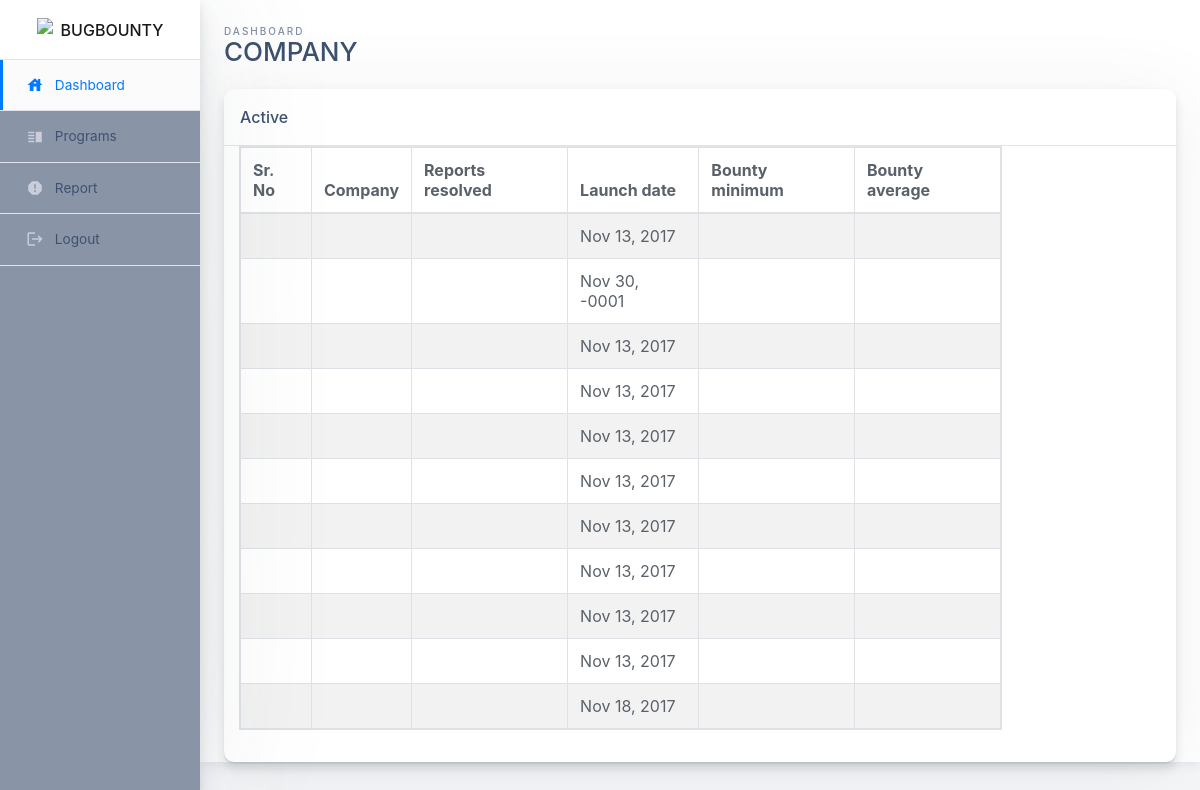
/comhome.php, run on the app's committed database.
### tables this page shows
CREATE TABLE `staff` (
  `emp_id` int(11) NOT NULL,
  `emp_name` varchar(100) NOT NULL,
  `staff_type_id` int(11) NOT NULL,
  `shift_id` int(11) NOT NULL,
  `id_card_type` int(11) NOT NULL,
  `id_card_no` varchar(20) NOT NULL,
  `address` varchar(100) NOT NULL,
  `contact_no` bigint(20) NOT NULL,
  `salary` bigint(20) NOT NULL,
  `joining_date` timestamp NOT NULL DEFAULT CURRENT_TIMESTAMP,
  `updated_at` timestamp NOT NULL DEFAULT CURRENT_TIMESTAMP ON UPDATE CURRENT_TIMESTAMP
);

### comhome.php (the view, shortened to what this page needs)
<?php
require 'ajax.php';
include_once 'sidebar.php';
?>
<!doctype html>
<html class="no-js h-100" lang="en">
<head>
    <link href="https://use.fontawesome.com/releases/v5.0.6/css/all.css" rel="stylesheet">
    <link rel="stylesheet" href="https://stackpath.bootstrapcdn.com/bootstrap/4.1.3/css/bootstrap.min.css"
>
    <link rel="stylesheet" id="main-stylesheet" data-version="1.1.0" href="css/shards-dashboards.1.1.0.min.css">
    <link rel="stylesheet" href="css/extras.1.1.0.min.css">
</head>
<body class="h-100">
    <div class="container-fluid">
        <div class="row">
            <main class="main-content col-lg-10 col-md-9 col-sm-12 p-0 offset-lg-2 offset-md-3">
                <div class="main-navbar sticky-top bg-white">
                <div class="main-content-container container-fluid px-4">
                    <div class="page-header row no-gutters py-4">
                        <div class="col-12 col-sm-4 text-center text-sm-left mb-0">
                            <span class="text-uppercase page-subtitle">Dashboard</span>
                            <h3 class="page-title">COMPANY</h3>
                        </div>
                    </div>
                    <div class="row">
                        <div class="col">
                            <div class="card card-small mb-6">
                                <div class="card-header border-bottom">
                                    <h6 class="m-0">Active</h6>
                                </div>
                                <div class="card-body p-0 pb-3 text-center">
                                    <div class="col-sm-9 col-sm-offset-3 col-lg-10 col-lg-offset-2 main">
                                        <div class="row">
                                            <div class="col-lg-12">
                                                <div class="panel panel-default">
                                                    <div class="panel-body">
                        <table class="table table-striped table-bordered table-responsive"
                                            cellspacing="0" width="100%" id="rooms">
                       <thead>
                           <tr>
                          <th>Sr. No</th>
                       <th>Company</th>
                         <th>Reports resolved</th>
                         <th>Launch date</th>
                        <th>Bounty minimum</th>
                        <th>Bounty average</th>
                                       </tr>
                                     </thead>     <tbody>
                                                         <?php
                        $staff_query = "SELECT * FROM staff ";
                        $staff_result = mysqli_query($connection,$staff_query);
                        if (mysqli_num_rows($staff_result) > 0) {
                            while ($staff = mysqli_fetch_assoc($staff_result)) { ?>
                                     <tr>
                    <td><?php echo $staff['comp_id']; ?></td>
                      <td><?php echo $staff['comp_name']; ?></td>
                                        <td><?php echo $staff['reports']; ?></td>
                                             <td><?php echo date('M j, Y', strtotime($staff['joining_date'])); ?>
                                                                    </td>
                                             <td><?php echo $staff['bounty_minimum']; ?></td>
                                             <td>
                                                      </td>
                                                      </tr>
                                                         <?php
                            }
                        }
                        ?>
                                                            </tbody>
                                                        </table>
                                                    </div>
                                                </div>
                                            </div>
                                        </div>
                                    </div>

### sidebar.php (shortened to what this page needs)
<link href="https://use.fontawesome.com/releases/v5.0.6/css/all.css" rel="stylesheet">
    <link rel="stylesheet" href="https://stackpath.bootstrapcdn.com/bootstrap/4.1.3/css/bootstrap.min.css">
    <link rel="stylesheet" id="main-stylesheet" data-version="1.1.0" href="css/shards-dashboards.1.1.0.min.css">
    <link rel="stylesheet" href="css/extras.1.1.0.min.css">
<aside class="main-sidebar col-12 col-md-3 col-lg-2 px-0">
          <div class="main-navbar">
            <nav class="navbar align-items-stretch navbar-light bg-white flex-md-nowrap border-bottom p-0">
              <a class="navbar-brand w-100 mr-0" href="#" style="line-height: 25px;">
                <div class="d-table m-auto">
                  <img id="main-logo" class="d-inline-block align-top mr-1" style="max-width: 70px;" src="img/bug.jfif" >
                  <span class="d-none d-md-inline ml-1">BUGBOUNTY</span>
                </div>
              </a>
            </nav>
          </div>
          <div class="nav-wrapper">
            <ul class="nav flex-column">
              <li class="nav-item">
                <a class="nav-link active" href="home.php">
                  <i class="material-icons">house</i>
                  <span>Dashboard</span>
                </a>
              </li>
              <li class="nav-item">
                <a class="nav-link " href="program.php">
                  <i class="material-icons">vertical_split</i>
                  <span>Programs</span>
                </a>
              </li>
              <li class="nav-item">
                <a class="nav-link " href="report.php">
                  <i class="material-icons">report</i>
                  <span>Report</span>
                </a>
                </li>
                <li class="nav-item">
                    <a class="nav-link " href="login.php" onClick="return confirm('Are you sure you wanna logout?');">
                     <i class="material-icons">logout</i>
                  <span>Logout</span>
                </a>
              </li>
            </ul>
          </div>
		</aside>

### data on the page
staff: joining_date "Nov 13, 2017"
staff: joining_date "Nov 30, -0001"
staff: joining_date "Nov 13, 2017"
staff: joining_date "Nov 13, 2017"
staff: joining_date "Nov 13, 2017"
staff: joining_date "Nov 13, 2017"
staff: joining_date "Nov 13, 2017"
staff: joining_date "Nov 13, 2017"
staff: joining_date "Nov 13, 2017"
staff: joining_date "Nov 13, 2017"
staff: joining_date "Nov 18, 2017"
